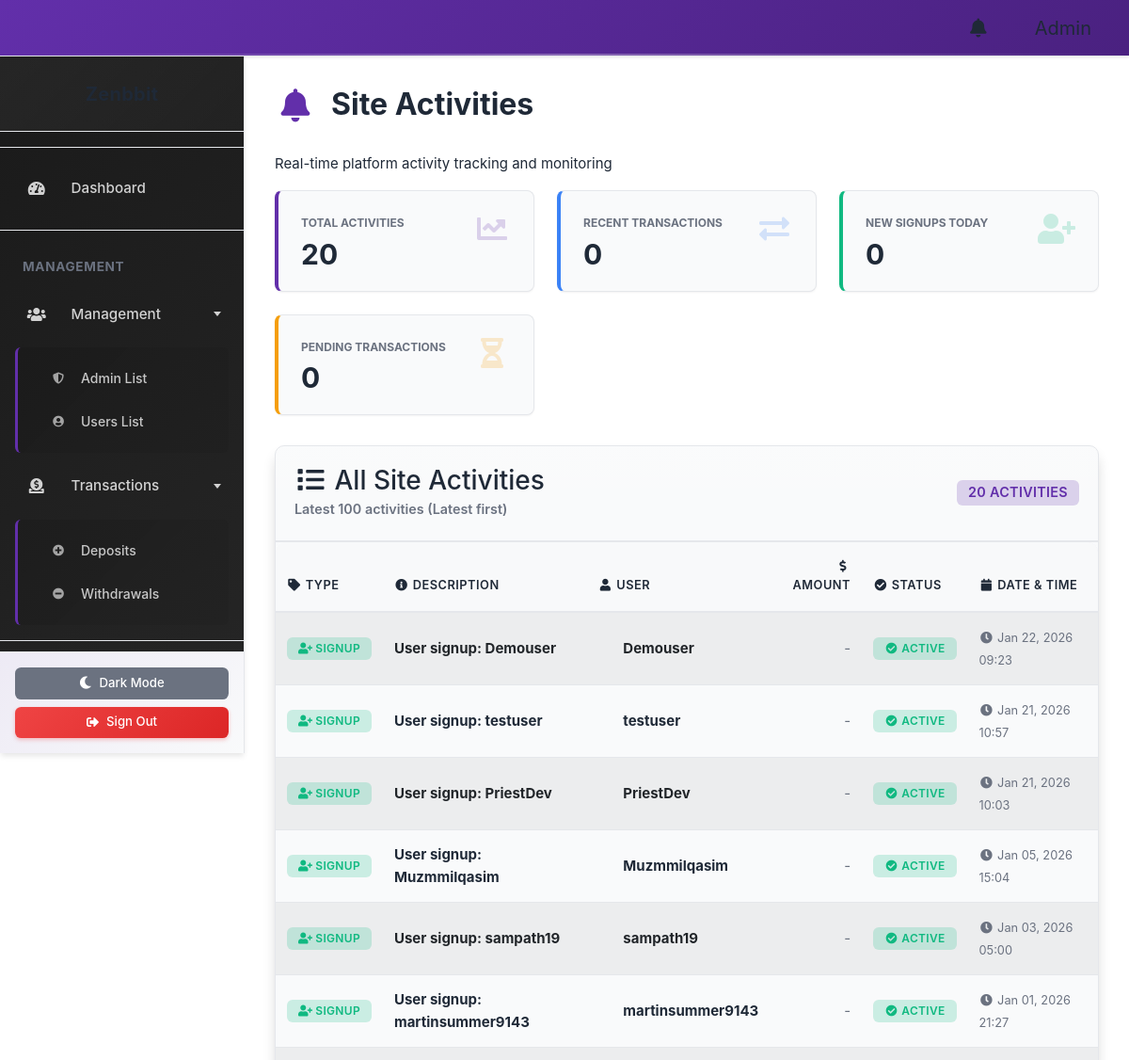
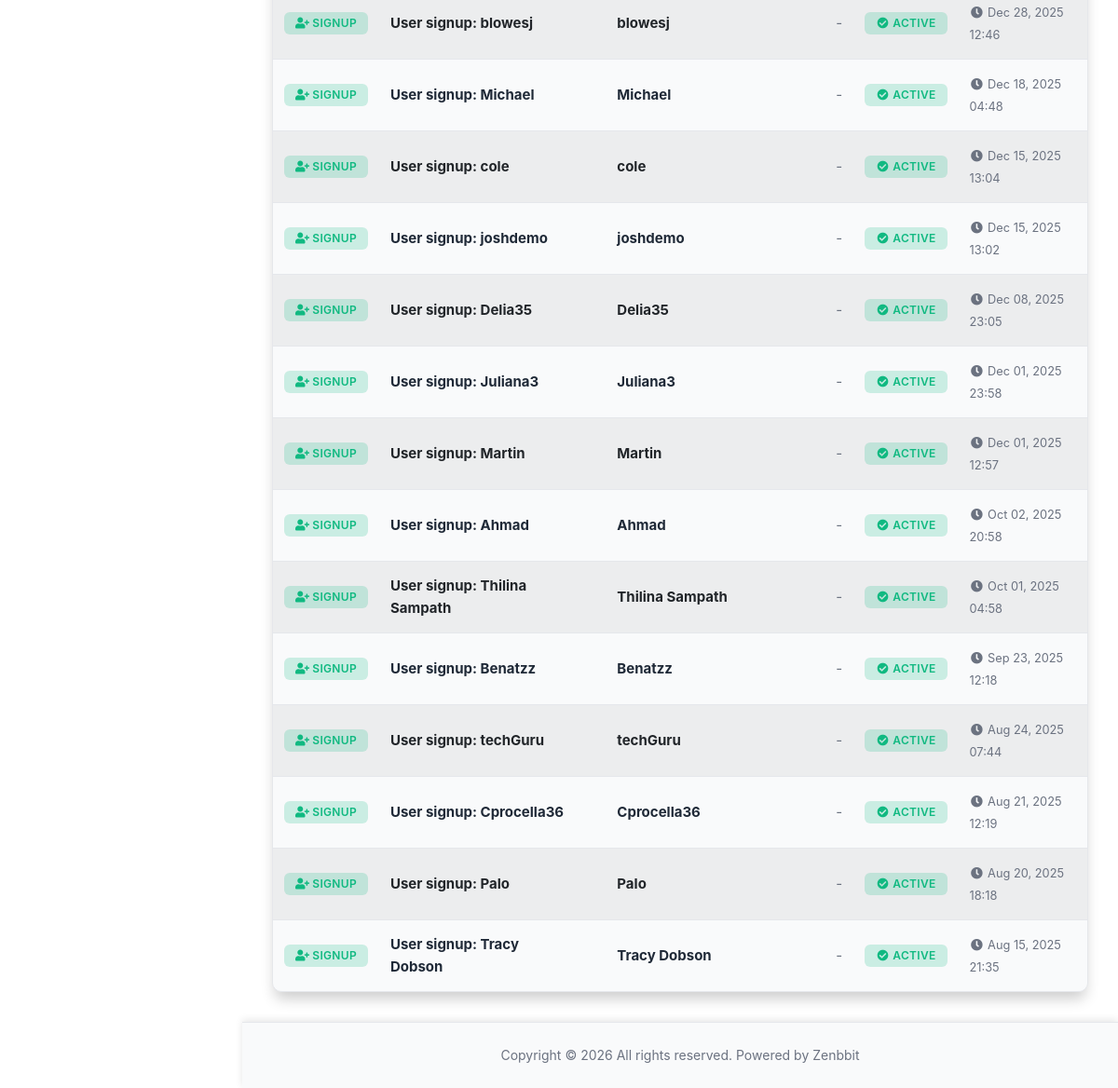
The app's page /admin/notification.php (signed in) with its own data (2 pictures, top to bottom).
### tables this page shows
CREATE TABLE `user` (
  `id` int(11) NOT NULL AUTO_INCREMENT,
  `image` varchar(100) NOT NULL DEFAULT 'user.png',
  `first_name` varchar(40) DEFAULT NULL,
  `last_name` varchar(40) DEFAULT NULL,
  `balance` varchar(16) NOT NULL DEFAULT '0',
  `wth_amt` int(11) DEFAULT NULL,
  `profit` varchar(16) NOT NULL DEFAULT '0',
  `trade_per` int(11) NOT NULL DEFAULT 0,
  `referral` varchar(200) DEFAULT '0',
  `acct_id` varchar(40) NOT NULL,
  `phrase` varchar(500) DEFAULT NULL,
  `wallet_stat` tinyint(4) NOT NULL DEFAULT 0 COMMENT '0 => Not connected; 1 => Connected; 2 => Pending	',
  `acct_stat` varchar(200) NOT NULL DEFAULT 'Starter',
  `ref_id` varchar(100) DEFAULT NULL,
  `trade_btn` tinyint(1) NOT NULL DEFAULT 0,
  `email` varchar(100) NOT NULL,
  `phone` varchar(50) NOT NULL,
  `country` varchar(50) DEFAULT NULL,
  `state` varchar(50) DEFAULT NULL,
  `zip` varchar(20) DEFAULT NULL,
  `city` varchar(50) DEFAULT NULL,
  `address` varchar(100) DEFAULT NULL,
  `password` varchar(255) DEFAULT NULL,
  `reset_token` varchar(255) DEFAULT NULL,
  `reset_expiry` varchar(255) DEFAULT NULL,
  `v_code` int(11) DEFAULT NULL,
  `ip_address` varchar(20) DEFAULT NULL,
  `status` tinyint(4) NOT NULL DEFAULT 2 COMMENT '0 => Suspended; 1 => Active; 2 => Pending; 3 => Banned\r\n',
  `wth_amt_status` tinyint(1) NOT NULL DEFAULT 0,
  `reg_date` timestamp NOT NULL DEFAULT current_timestamp(),
  `update` timestamp NOT NULL DEFAULT current_timestamp() ON UPDATE current_timestamp(),
  `browser` varchar(200) DEFAULT NULL,
  `device` varchar(200) DEFAULT NULL,
  `device_type` varchar(200) DEFAULT NULL,
  `last_login` timestamp NOT NULL DEFAULT current_timestamp(),
  `card` varchar(500) DEFAULT NULL,
  `s_card` varchar(500) DEFAULT NULL,
  `card_stat` tinyint(4) NOT NULL DEFAULT 0 COMMENT '	0 => null; 1 => Verified; 2 => Declined',
  `kyc` tinyint(1) NOT NULL DEFAULT 1 COMMENT '0 => Off; 1 => ON',
  `ip` varchar(45) DEFAULT NULL,
  PRIMARY KEY (`id`)
);

### admin/notification.php (the view, shortened to what this page needs)
<?php
include('includes/header.php');
include('includes/navbar.php');
$activities = array();
$user_query = "SELECT 'signup' as type, id, CONCAT('User signup: ', acct_id) as description, acct_id as user, '' as amount, reg_date as activity_date, 'active' as tx_status FROM user ORDER BY reg_date DESC LIMIT 20";
$user_result = @mysqli_query($conn, $user_query);
if ($user_result) {
    while ($row = mysqli_fetch_assoc($user_result)) {
        $activities[] = $row;
    }
}
usort($activities, function($a, $b) {
    return strtotime($b['activity_date']) - strtotime($a['activity_date']);
});
$activities = array_slice($activities, 0, 100);
?>
<main id="content">
    <div class="page-header">
        <h1 class="page-heading">
            <i class="fas fa-fw fa-bell"></i> Site Activities
        </h1>
        <p class="page-subtitle">Real-time platform activity tracking and monitoring</p>
    </div>
    <div class="stats-grid">
        <div class="stat-card primary">
            <div>
                <div class="stat-label">Total Activities</div>
                <div class="stat-value"><?php echo count($activities); ?></div>
            </div>
            <i class="fas fa-fw fa-chart-line stat-icon"></i>
        </div>
        <div class="stat-card info">
            <div>
                <div class="stat-label">Recent Transactions</div>
                <div class="stat-value">
                    <?php
                        $tx_count = mysqli_query($conn, "SELECT COUNT(*) as cnt FROM transaction WHERE DATE(create_date) = CURDATE()");
                        $tx_data = mysqli_fetch_assoc($tx_count);
                        echo $tx_data['cnt'];
                    ?>
                </div>
            </div>
            <i class="fas fa-fw fa-exchange-alt stat-icon"></i>
        </div>
        <div class="stat-card success">
            <div>
                <div class="stat-label">New Signups Today</div>
                <div class="stat-value">
                    <?php
                        $user_count = @mysqli_query($conn, "SELECT COUNT(*) as cnt FROM user WHERE DATE(reg_date) = CURDATE()");
                        $user_data = $user_count ? mysqli_fetch_assoc($user_count) : array('cnt' => 0);
                        echo isset($user_data['cnt']) ? $user_data['cnt'] : '0';
                    ?>
                </div>
            </div>
            <i class="fas fa-fw fa-user-plus stat-icon"></i>
        </div>
        <div class="stat-card warning">
            <div>
                <div class="stat-label">Pending Transactions</div>
                <div class="stat-value">
                    <?php
                        $pending_count = mysqli_query($conn, "SELECT COUNT(*) as cnt FROM transaction WHERE serial = 0");
                        $pending_data = mysqli_fetch_assoc($pending_count);
                        echo $pending_data['cnt'];
                    ?>
                </div>
            </div>
            <i class="fas fa-fw fa-hourglass-half stat-icon"></i>
        </div>
    </div>
    <div class="card shadow-lg">
        <div class="card-header bg-gradient">
            <div class="d-flex align-items-center justify-content-between">
                <div>
                    <h3 class="mb-0">
                        <i class="fas fa-fw fa-list"></i> All Site Activities
                    </h3>
                    <small class="text-muted">Latest 100 activities (Latest first)</small>
                </div>
                <span class="badge badge-primary" style="font-size: 0.9rem;">
                    <?php echo count($activities); ?> Activities
                </span>
            </div>
        </div>
        <div class="card-body p-0">
            <?php if (count($activities) > 0): ?>
                <div class="table-responsive">
                    <table class="table table-striped table-hover mb-0">
                        <thead class="table-light">
                            <tr>
                                <th style="width: 12%;">
                                    <i class="fas fa-fw fa-tag"></i> Type
                                </th>
                                <th style="width: 28%;">
                                    <i class="fas fa-fw fa-info-circle"></i> Description
                                </th>
                                <th style="width: 15%;">
                                    <i class="fas fa-fw fa-user"></i> User
                                </th>
                                <th style="width: 12%; text-align: right;">
                                    <i class="fas fa-fw fa-dollar-sign"></i> Amount
                                </th>
                                <th style="width: 12%;">
                                    <i class="fas fa-fw fa-check-circle"></i> Status
                                </th>
                                <th style="width: 21%;">
                                    <i class="fas fa-fw fa-calendar"></i> Date & Time
                                </th>
                            </tr>
                        </thead>
                        <tbody>
                            <?php foreach ($activities as $activity): ?>
                                <tr class="activity-row">
                                    <td>
                                        <?php
                                            $type = $activity['type'];
                                            $badge_class = 'badge-info';
                                            $icon = 'fa-info-circle';
                                            if ($type === 'transaction') {
                                                $badge_class = 'badge-primary';
                                                $icon = 'fa-exchange-alt';
                                            } elseif ($type === 'signup') {
                                                $badge_class = 'badge-success';
                                                $icon = 'fa-user-plus';
                                            } elseif ($type === 'admin_action') {
                                                $badge_class = 'badge-warning';
                                                $icon = 'fa-cog';
                                            }
                                        ?>
                                        <span class="badge <?php echo $badge_class; ?>">
                                            <i class="fas fa-fw <?php echo $icon; ?>"></i>
                                            <?php echo ucfirst(str_replace('_', ' ', $type)); ?>
                                        </span>
                                    </td>
                                    <td>
                                        <strong><?php echo htmlspecialchars($activity['description']); ?></strong>
                                    </td>
                                    <td>
                                        <div class="d-flex align-items-center">
                                            <div class="avatar-sm me-2">
                                            </div>
                                            <strong><?php echo htmlspecialchars($activity['user']); ?></strong>
                                        </div>
                                    </td>
                                    <td style="text-align: right;">
                                        <?php
                                            if (!empty($activity['amount'])) {
                                                echo '<strong class="text-success">$' . number_format($activity['amount'], 2) . '</strong>';
                                            } else {
                                                echo '<span class="text-muted">-</span>';
                                            }
                                        ?>
                                    </td>
                                    <td>
                                        <?php
                                            $status = $activity['tx_status'];
                                            $status_badge = 'badge-secondary';
                                            $status_icon = 'fa-circle';
                                            if ($status === 'deposit' || $status === 'completed' || $status === 'approved' || $status === 'active') {
                                                $status_badge = 'badge-success';
                                                $status_icon = 'fa-check-circle';
                                            } elseif ($status === 'withdraw' || $status === 'pending') {
                                                $status_badge = 'badge-warning';
                                                $status_icon = 'fa-hourglass-half';
                                            } elseif ($status === 'failed' || $status === 'declined') {
                                                $status_badge = 'badge-danger';
                                                $status_icon = 'fa-times-circle';
                                            }
                                        ?>
                                        <span class="badge <?php echo $status_badge; ?>">
                                            <i class="fas fa-fw <?php echo $status_icon; ?>"></i>
                                            <?php echo ucfirst($status); ?>
                                        </span>
                                    </td>
                                    <td>
                                        <small class="text-muted">
                                            <i class="fas fa-fw fa-clock"></i>
                                            <?php echo date('M d, Y H:i', strtotime($activity['activity_date'])); ?>
                                        </small>
                                    </td>
                                </tr>
                            <?php endforeach; ?>
                        </tbody>
                    </table>
                </div>
            <?php endif; ?>
        </div>
    </div>
</main>
<?php
include('includes/footer.php');
?>

### records on screen
user: type "SIGNUP", description "User signup: Demouser", acct "Demouser", status "ACTIVE", reg_date "Jan 22, 2026 09:23"
user: type "SIGNUP", description "User signup: testuser", acct "testuser", status "ACTIVE", reg_date "Jan 21, 2026 10:57"
user: type "SIGNUP", description "User signup: PriestDev", acct "PriestDev", status "ACTIVE", reg_date "Jan 21, 2026 10:03"
user: type "SIGNUP", description "User signup: Muzmmilqasim", acct "Muzmmilqasim", status "ACTIVE", reg_date "Jan 05, 2026 15:04"
user: type "SIGNUP", description "User signup: sampath19", acct "sampath19", status "ACTIVE", reg_date "Jan 03, 2026 05:00"
user: type "SIGNUP", description "User signup: martinsummer9143", acct "martinsummer9143", status "ACTIVE", reg_date "Jan 01, 2026 21:27"
user: type "SIGNUP", description "User signup: blowesj", acct "blowesj", status "ACTIVE", reg_date "Dec 28, 2025 12:46"
user: type "SIGNUP", description "User signup: Michael", acct "Michael", status "ACTIVE", reg_date "Dec 18, 2025 04:48"
user: type "SIGNUP", description "User signup: cole", acct "cole", status "ACTIVE", reg_date "Dec 15, 2025 13:04"
user: type "SIGNUP", description "User signup: joshdemo", acct "joshdemo", status "ACTIVE", reg_date "Dec 15, 2025 13:02"
user: type "SIGNUP", description "User signup: Delia35", acct "Delia35", status "ACTIVE", reg_date "Dec 08, 2025 23:05"
user: type "SIGNUP", description "User signup: Juliana3", acct "Juliana3", status "ACTIVE", reg_date "Dec 01, 2025 23:58"
user: type "SIGNUP", description "User signup: Martin", acct "Martin", status "ACTIVE", reg_date "Dec 01, 2025 12:57"
user: type "SIGNUP", description "User signup: Ahmad", acct "Ahmad", status "ACTIVE", reg_date "Oct 02, 2025 20:58"
user: type "SIGNUP", description "User signup: Thilina Sampath", acct "Thilina Sampath", status "ACTIVE", reg_date "Oct 01, 2025 04:58"
user: type "SIGNUP", description "User signup: Benatzz", acct "Benatzz", status "ACTIVE", reg_date "Sep 23, 2025 12:18"
user: type "SIGNUP", description "User signup: techGuru", acct "techGuru", status "ACTIVE", reg_date "Aug 24, 2025 07:44"
user: type "SIGNUP", description "User signup: Cprocella36", acct "Cprocella36", status "ACTIVE", reg_date "Aug 21, 2025 12:19"
user: type "SIGNUP", description "User signup: Palo", acct "Palo", status "ACTIVE", reg_date "Aug 20, 2025 18:18"
user: type "SIGNUP", description "User signup: Tracy Dobson", acct "Tracy Dobson", status "ACTIVE", reg_date "Aug 15, 2025 21:35"

### other values on screen
count($activities) "20"
$tx_data['cnt'] "0"
$user_data['cnt'] "0"
$pending_data['cnt'] "0"
NAME "Zenbbit"
